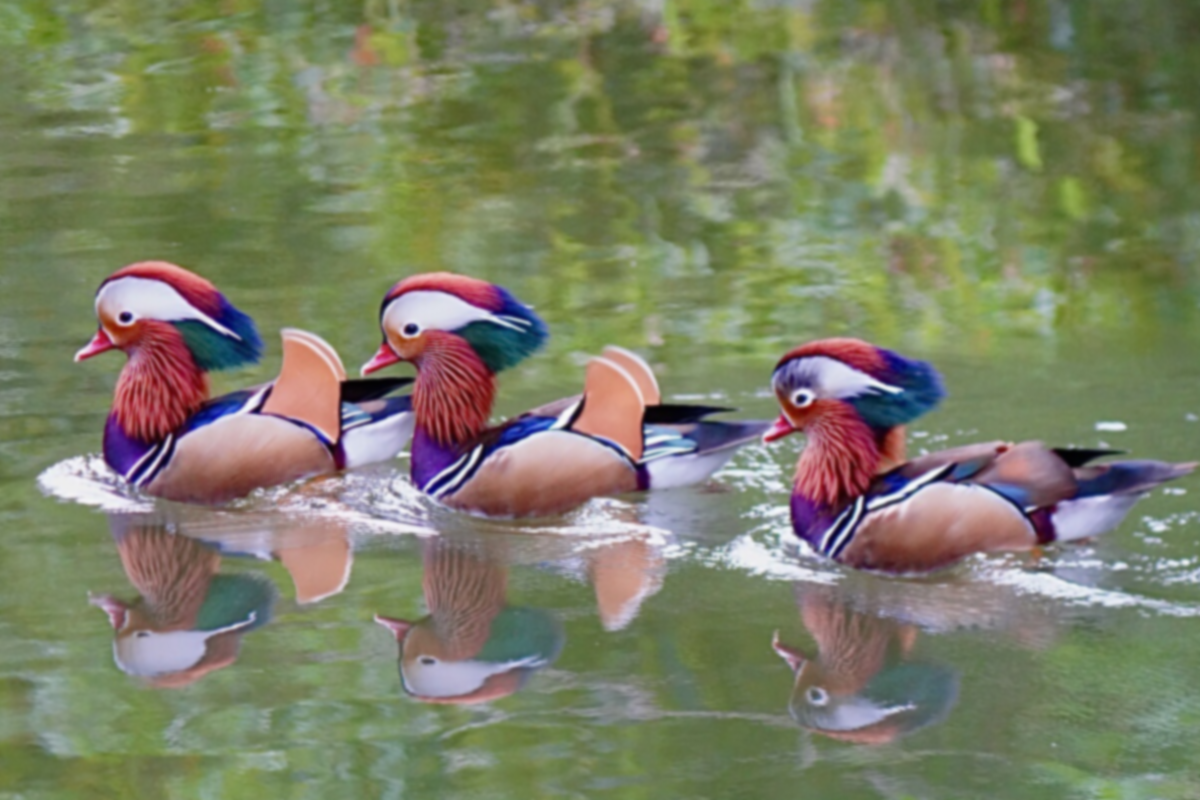
#> input picture DIP_HW4/Bird 3 blurred.tif, 1200 x 800 px, found by its file name
$ jupyter execute Color_image_processing.ipynb
#> lines starting #> are read from the running program, lines starting #| are printed output that depends on the picture
<a href="https://colab.research.google.com/github/Louis5228/Digital-Image-Process/blob/main/Color_image_processing.ipynb" target="_parent"></a>

[cell 1]
import os
from google.colab import drive
from matplotlib import pyplot as plt
import numpy as np
import cv2
import math
drive.mount('/content/gdrive')
os.chdir("/content/gdrive/My Drive/Digital Image Process/HW4")

[cell 2]
# load image
img = cv2.imread('Bird 3 blurred.tif')
#> img is the input picture: shape (800, 1200, 3); mean B, G, R 101.8, 126.7, 123.6
show_img = cv2.cvtColor(img, cv2.COLOR_BGR2RGB)

b = img[:,:,0]
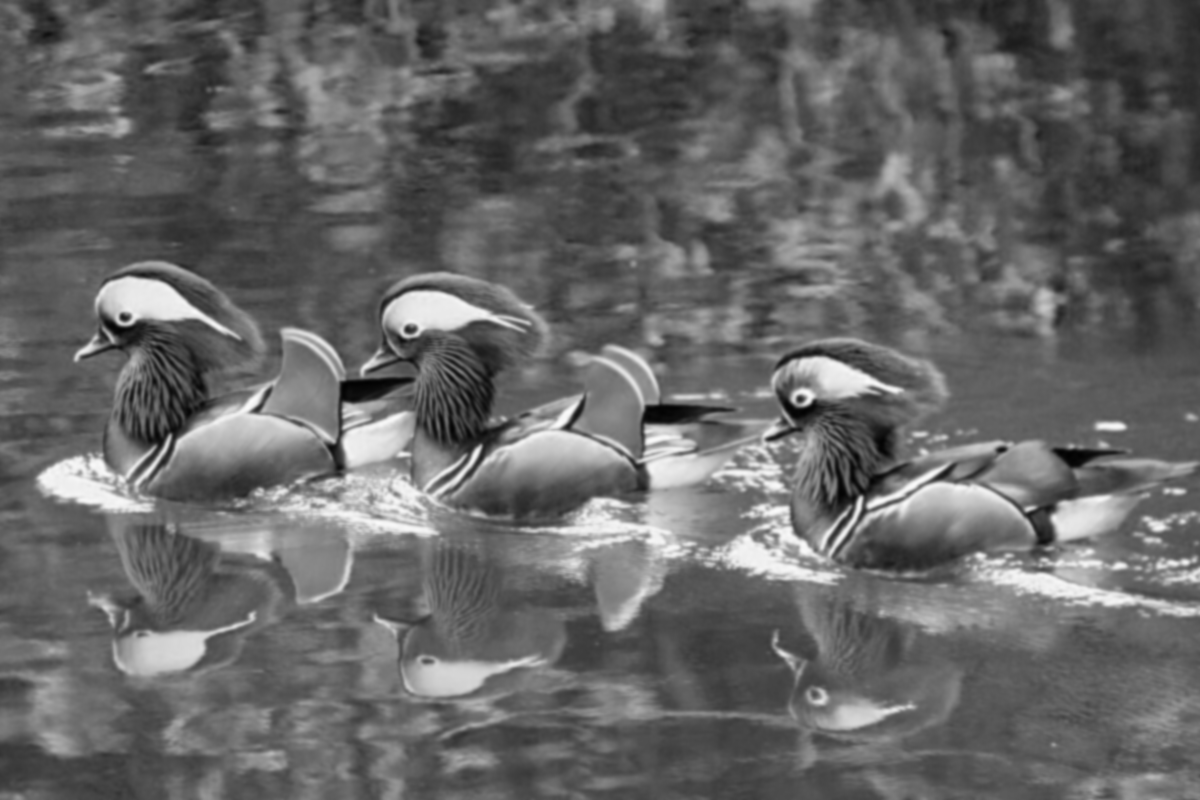
#> b: shape (800, 1200); min 2, max 251, mean 101.8
g = img[:,:,1]
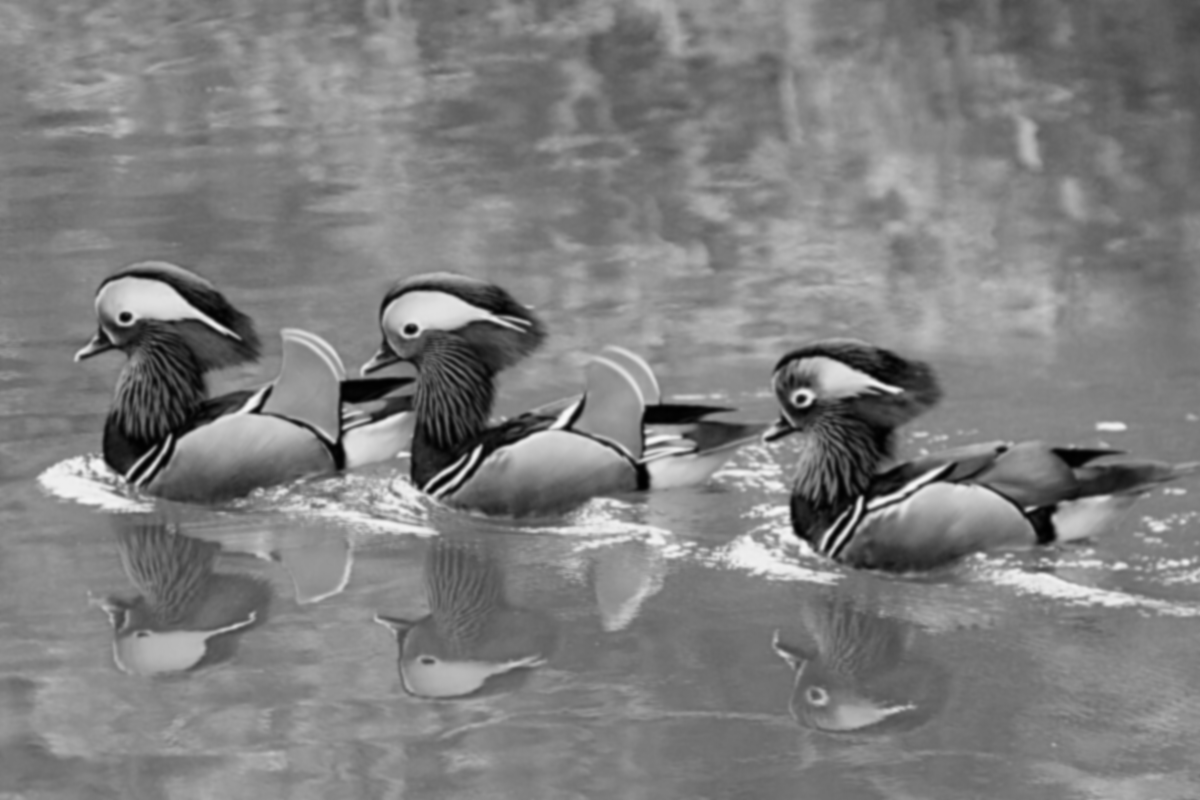
#> g: shape (800, 1200); min 1, max 250, mean 126.7
r = img[:,:,2]
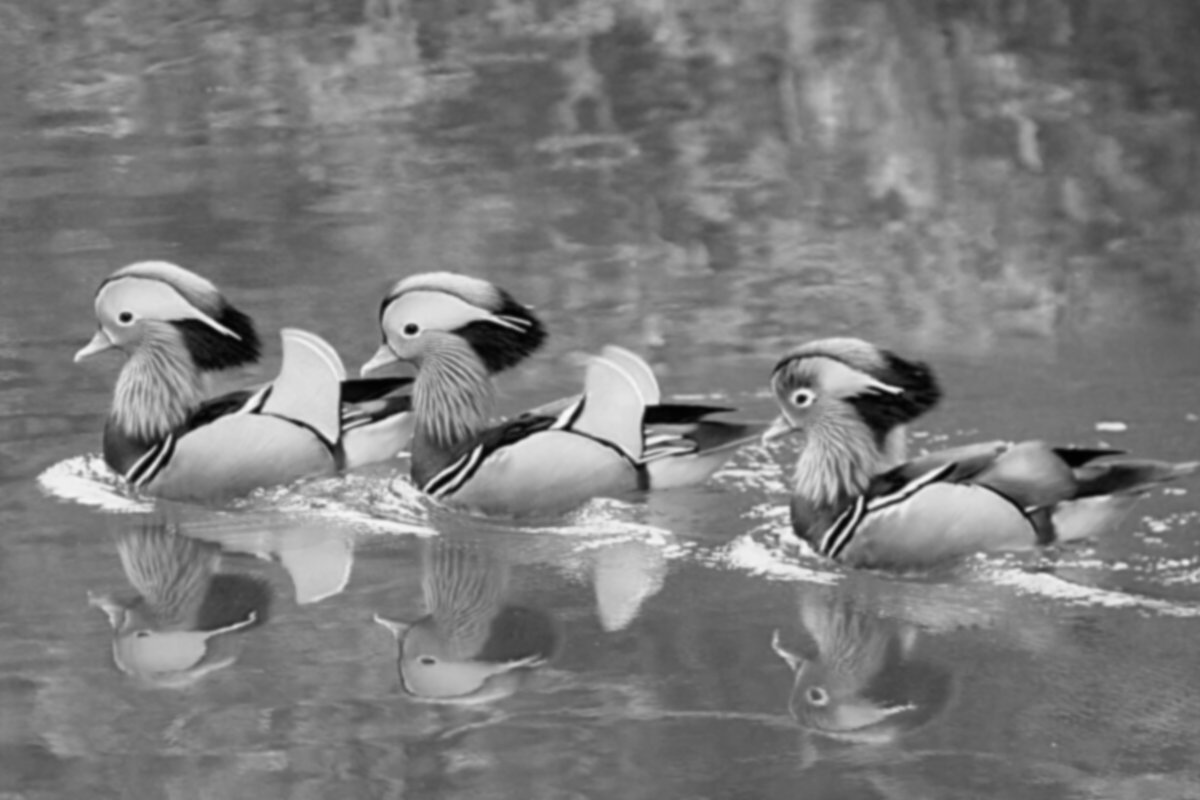
#> r: shape (800, 1200); min 1, max 250, mean 123.6

plt.title('Input Image', fontsize = 15), plt.xticks([]), plt.yticks([])
plt.imshow(show_img)
plt.show()
plt.figure(figsize=(20,20))
plt.subplot(131)
plt.title('B component', fontsize = 15), plt.xticks([]), plt.yticks([])
plt.imshow(b, cmap = 'gray')
plt.subplot(132)
plt.title('G component', fontsize = 15), plt.xticks([]), plt.yticks([])
plt.imshow(g, cmap = 'gray')
plt.subplot(133)
plt.title('R component', fontsize = 15), plt.xticks([]), plt.yticks([])
plt.imshow(r, cmap = 'gray')
plt.show()
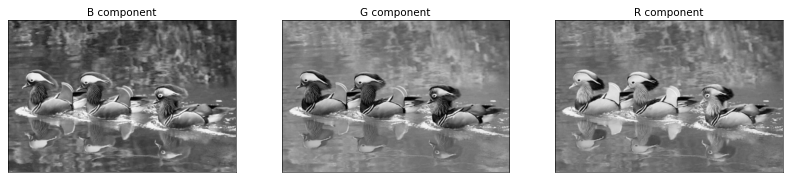
#> figure drawn by matplotlib, 3 panels
